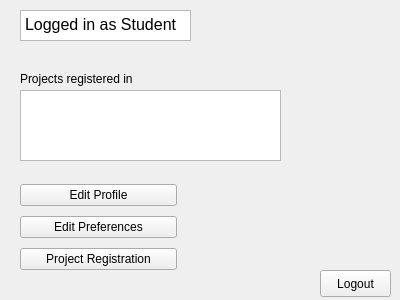
<?xml version="1.0" encoding="UTF-8"?>
<ui version="4.0">
 <class>studentPage</class>
 <widget class="QWidget" name="studentPage">
  <property name="geometry">
   <rect>
    <x>0</x>
    <y>0</y>
    <width>400</width>
    <height>300</height>
   </rect>
  </property>
  <property name="windowTitle">
   <string>Form</string>
  </property>
  <widget class="QLabel" name="projectsLabel">
   <property name="geometry">
    <rect>
     <x>20</x>
     <y>70</y>
     <width>151</width>
     <height>17</height>
    </rect>
   </property>
   <property name="text">
    <string>Projects registered in</string>
   </property>
  </widget>
  <widget class="QListView" name="projectList">
   <property name="geometry">
    <rect>
     <x>20</x>
     <y>90</y>
     <width>261</width>
     <height>71</height>
    </rect>
   </property>
  </widget>
  <widget class="QTextBrowser" name="textBrowser">
   <property name="geometry">
    <rect>
     <x>20</x>
     <y>10</y>
     <width>171</width>
     <height>31</height>
    </rect>
   </property>
   <property name="html">
    <string>&lt;!DOCTYPE HTML PUBLIC &quot;-//W3C//DTD HTML 4.0//EN&quot; &quot;http://www.w3.org/TR/REC-html40/strict.dtd&quot;&gt;
&lt;html&gt;&lt;head&gt;&lt;meta name=&quot;qrichtext&quot; content=&quot;1&quot; /&gt;&lt;style type=&quot;text/css&quot;&gt;
p, li { white-space: pre-wrap; }
&lt;/style&gt;&lt;/head&gt;&lt;body style=&quot; font-family:'Ubuntu'; font-size:11pt; font-weight:400; font-style:normal;&quot;&gt;
&lt;p style=&quot; margin-top:0px; margin-bottom:0px; margin-left:0px; margin-right:0px; -qt-block-indent:0; text-indent:0px;&quot;&gt;&lt;span style=&quot; font-size:12pt;&quot;&gt;Logged in as Student &lt;/span&gt;&lt;/p&gt;&lt;/body&gt;&lt;/html&gt;</string>
   </property>
  </widget>
  <widget class="QPushButton" name="logoutButton">
   <property name="geometry">
    <rect>
     <x>320</x>
     <y>270</y>
     <width>71</width>
     <height>27</height>
    </rect>
   </property>
   <property name="text">
    <string>Logout</string>
   </property>
  </widget>
  <widget class="QWidget" name="">
   <property name="geometry">
    <rect>
     <x>20</x>
     <y>180</y>
     <width>157</width>
     <height>95</height>
    </rect>
   </property>
   <layout class="QVBoxLayout" name="verticalLayout">
    <item>
     <widget class="QPushButton" name="editProfileButton">
      <property name="text">
       <string>Edit Profile</string>
      </property>
     </widget>
    </item>
    <item>
     <widget class="QPushButton" name="editPrefButton">
      <property name="text">
       <string>Edit Preferences</string>
      </property>
     </widget>
    </item>
    <item>
     <widget class="QPushButton" name="registerButton">
      <property name="text">
       <string>Project Registration</string>
      </property>
     </widget>
    </item>
   </layout>
  </widget>
 </widget>
 <resources/>
 <connections/>
</ui>
